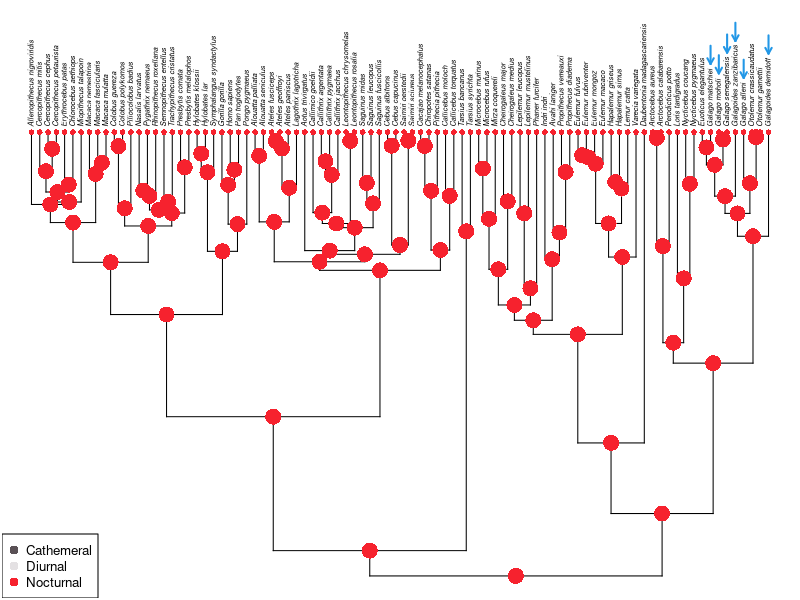

Here is the R script that generated this plot:
## ---- chunk 1
knitr::opts_chunk$set(
  collapse = TRUE,
  comment = "#>"
)
## ---- chunk 2
library(phytools)

## ---- chunk 3
data("primate.tree")
data("primate.data")
tree <- primate.tree
data <- primate.data
rm(primate.tree)
rm(primate.data)
activity <- data$Activity_pattern
names(activity) <- rownames(data)
m <- to.matrix(activity, levels(activity))
m[,] <- rep(1/ncol(m), ncol(m))
labs <- rownames(m)[which(grepl('Galago', rownames(m)))]
for (i in seq_along(labs)) {
    m[labs[i],] <- c(0, 0, 1)
}
fit <- fitMk(
    tree = tree, x = m, model = 'ARD', pi = "fitzjohn", logscale = TRUE, 
    lik.func = "pruning"
)
ace <- ancr(fit, tips = TRUE)
res <- ace$ace

## ---- chunk 4
plot(ace, args.plotTree = list(direction = "upwards"))
tips <- sapply(labs, function(x, y) which(y == x), y = tree$tip.label)
add.arrow(tree, tips, arrl = 3, offset = 2, lwd = 2, col = palette()[4])
